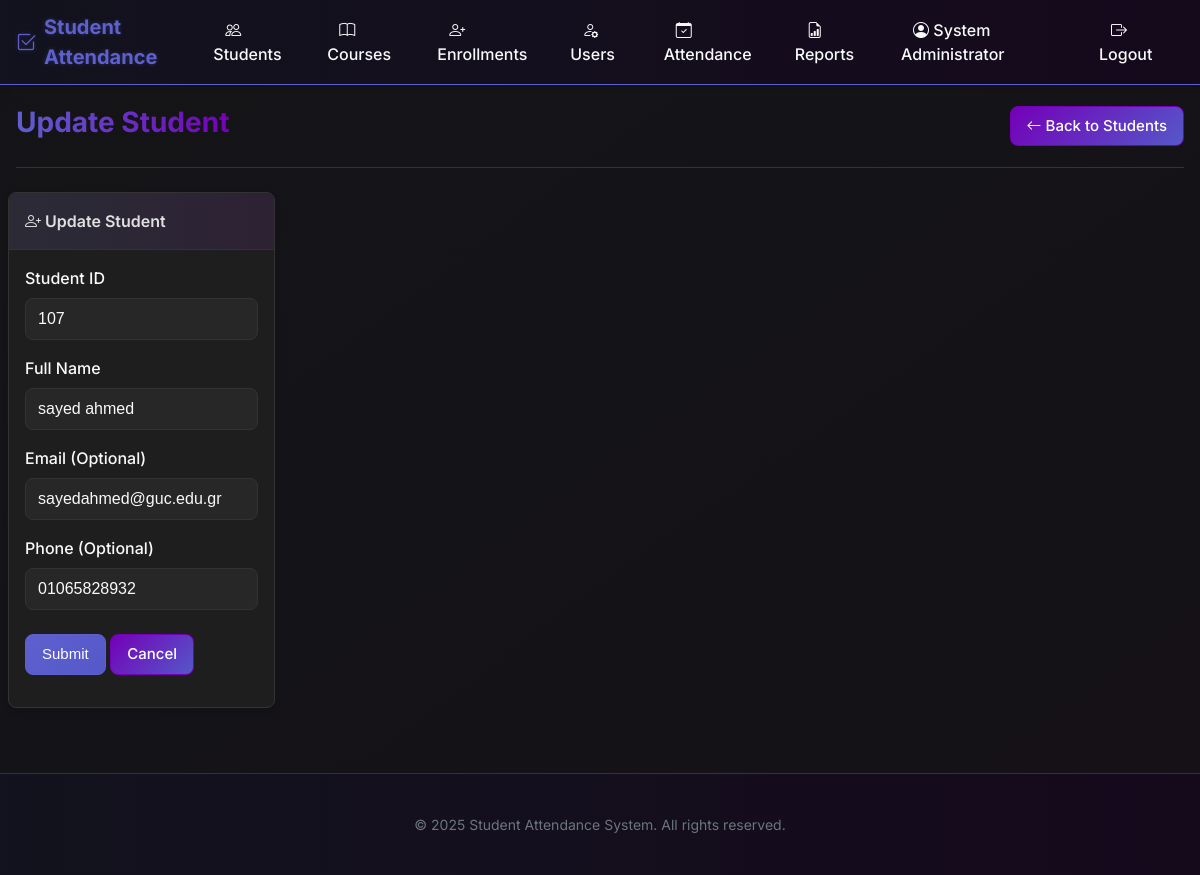
/students/edit/1 (signed in), run on the app's committed database.
### tables this page shows
CREATE TABLE users (
        id INTEGER PRIMARY KEY AUTOINCREMENT,
        username TEXT UNIQUE NOT NULL,
        password TEXT NOT NULL,
        full_name TEXT NOT NULL,
        role TEXT NOT NULL CHECK (role IN ('admin', 'instructor')),
        created_at TIMESTAMP DEFAULT CURRENT_TIMESTAMP
    );

CREATE TABLE students (
        id INTEGER PRIMARY KEY AUTOINCREMENT,
        student_id TEXT UNIQUE NOT NULL,
        full_name TEXT NOT NULL,
        email TEXT UNIQUE,
        phone TEXT,
        created_at TIMESTAMP DEFAULT CURRENT_TIMESTAMP
    );

### webapp.py (the view, shortened to what this page needs)
@app.route('/students/edit/<int:id>', methods=['GET', 'POST'])
@login_required
def edit_student(id):
    if current_user.role != 'admin':
        flash('Access denied. Admin privileges required.', 'danger')
        return redirect(url_for('dashboard'))
    conn = get_connection()
    cursor = conn.cursor()
    cursor.execute('SELECT * FROM students WHERE id = ?', (id,))
    student = cursor.fetchone()
    conn.close()
    if not student:
        flash('Student not found.', 'danger')
        return redirect(url_for('students'))
    form = StudentForm()
    if request.method == 'GET':
        form.student_id.data = student['student_id']
        form.full_name.data = student['full_name']
        form.email.data = student['email']
        form.phone.data = student['phone']
    return render_template('student_form.html',
                          title='Edit Student',
                          form=form,
                          action='Update')

### webapp.py
class StudentForm(FlaskForm):
    student_id = StringField('Student ID', validators=[DataRequired()])
    full_name = StringField('Full Name', validators=[DataRequired()])
    email = StringField('Email', validators=[Optional(), Email()])
    phone = StringField('Phone', validators=[Optional()])
    submit = SubmitField('Submit')

### database.py (called while the page is built)
def get_connection():
    conn = sqlite3.connect('attendance.db')
    conn.row_factory = sqlite3.Row  # This enables column access by name
    return conn

### webapp.py (called while the page is built)
@login_manager.user_loader
def load_user(user_id):
    conn = get_connection()
    cursor = conn.cursor()
    cursor.execute('SELECT * FROM users WHERE id = ?', (user_id,))
    user_data = cursor.fetchone()
    conn.close()
    if user_data:
        return User(user_data)
    return None

@app.context_processor
def inject_now():
    return {'now': datetime.now()}

### templates/student_form.html (shortened to what this page needs)
{% extends "layout.html" %}
{% block content %}
<div class="page-header">
    <h1 class="page-title">{{ action }} Student</h1>
    <div>
        <a href="{{ url_for('students') }}" class="btn btn-secondary">
            <i class="bi bi-arrow-left"></i> Back to Students
        </a>
    </div>
</div>
<div class="row">
    <div class="col-md-8 mx-auto">
        <div class="card">
            <div class="card-header">
                <i class="bi bi-person-plus"></i> {{ action }} Student
            </div>
            <div class="card-body">
                <form method="POST" action="">
                    <div class="form-group">
                        <label class="form-label">Student ID</label>
                        {{ form.student_id(class="form-control") }}
                    </div>
                    <div class="form-group">
                        <label class="form-label">Full Name</label>
                        {{ form.full_name(class="form-control") }}
                    </div>
                    <div class="form-group">
                        <label class="form-label">Email (Optional)</label>
                        {{ form.email(class="form-control") }}
                    </div>
                    <div class="form-group">
                        <label class="form-label">Phone (Optional)</label>
                        {{ form.phone(class="form-control") }}
                    </div>
                    <div class="form-group mt-4">
                        {{ form.submit(class="btn btn-primary") }}
                        <a href="{{ url_for('students') }}" class="btn btn-secondary">Cancel</a>
                    </div>
                </form>
            </div>
        </div>
    </div>
</div>
{% endblock %}

### templates/layout.html (shortened to what this page needs)
<!DOCTYPE html>
<html lang="en">
<head>
    <link rel="stylesheet" href="https://cdn.jsdelivr.net/npm/bootstrap-icons@1.10.3/font/bootstrap-icons.css">
    <link rel="stylesheet" href="{{ url_for('static', filename='css/main.css') }}">
</head>
<body>
    {% if current_user.is_authenticated %}
    <nav class="navbar">
        <a href="{{ url_for('dashboard') }}" class="navbar-brand">
            <i class="bi bi-check2-square"></i>
            Student Attendance
        </a>
        <ul class="navbar-nav">
            {% if current_user.role == 'admin' %}
            <li>
                <a href="{{ url_for('students') }}" class="nav-link {% if request.endpoint == 'students' %}active{% endif %}">
                    <i class="bi bi-people"></i> Students
                </a>
            </li>
            <li>
                <a href="{{ url_for('courses') }}" class="nav-link {% if request.endpoint == 'courses' %}active{% endif %}">
                    <i class="bi bi-book"></i> Courses
                </a>
            </li>
            <li>
                <a href="{{ url_for('enrollments') }}" class="nav-link {% if request.endpoint == 'enrollments' %}active{% endif %}">
                    <i class="bi bi-person-plus"></i> Enrollments
                </a>
            </li>
            <li>
                <a href="{{ url_for('users') }}" class="nav-link {% if request.endpoint == 'users' %}active{% endif %}">
                    <i class="bi bi-person-gear"></i> Users
                </a>
            </li>
            {% endif %}
            <li>
                <a href="{{ url_for('attendance') }}" class="nav-link {% if request.endpoint == 'attendance' %}active{% endif %}">
                    <i class="bi bi-calendar-check"></i> Attendance
                </a>
            </li>
            <li>
                <a href="{{ url_for('reports') }}" class="nav-link {% if request.endpoint == 'reports' %}active{% endif %}">
                    <i class="bi bi-file-earmark-bar-graph"></i> Reports
                </a>
            </li>
            <li>
                <a href="{{ url_for('profile') }}" class="nav-link {% if request.endpoint == 'profile' %}active{% endif %}">
                    <i class="bi bi-person-circle"></i> {{ current_user.full_name }}
                </a>
            </li>
            <li>
                <a href="{{ url_for('logout') }}" class="nav-link">
                    <i class="bi bi-box-arrow-right"></i> Logout
                </a>
            </li>
        </ul>
    </nav>
    {% endif %}
    <div class="container main-content">
        {% block content %}{% endblock %}
    </div>
    <footer class="footer">
        <div class="container">
            <p>&copy; {{ now.year }} Student Attendance System. All rights reserved.</p>
        </div>
    </footer>
</body>
</html>

### data on the page
users: full_name "System Administrator"
students: student_id "107", full_name "sayed ahmed", email "sayedahmed@guc.edu.gr", phone "01065828932"

### other printed values
{{ action }} "Update"
